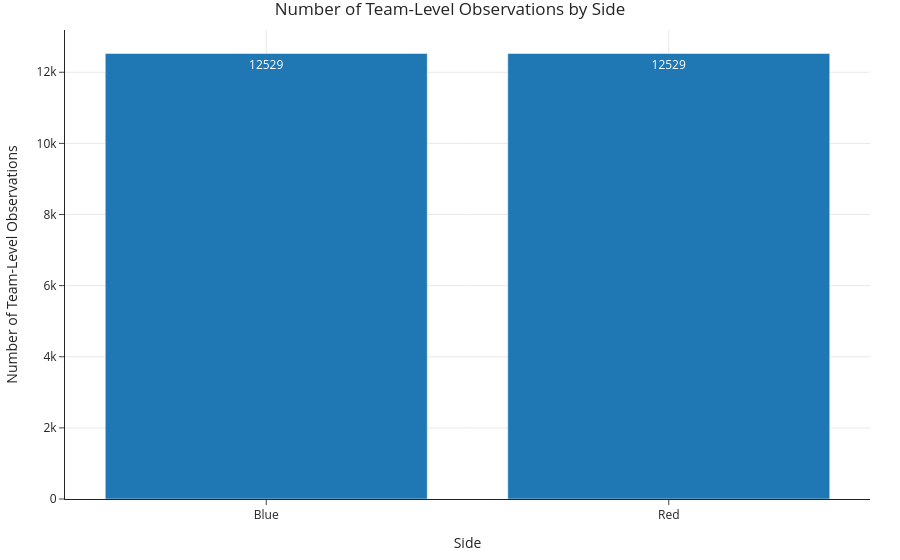

Notebook code cell kept with this figure:
### Code cell
side_counts = cleaned["side"].value_counts().reset_index()
side_counts.columns = ["side", "count"]

fig_side_counts = px.bar(
    side_counts,
    x="side",
    y="count",
    text="count",
    title="Number of Team-Level Observations by Side",
    labels={"side": "Side", "count": "Number of Team-Level Observations"}
)

fig_side_counts.show()
fig_side_counts.write_html(assets_dir / "side-counts.html", include_plotlyjs="cdn")

### Figure 1 — Plotly figure (JSON) as saved in the notebook; plotly's stock layout.template omitted (floating-point values rounded to 4 significant figures)
{"data": [{"alignmentgroup": "True", "hovertemplate": "Side=%{x}<br>Number of Team-Level Observations=%{text}<extra></extra>", "legendgroup": "", "marker": {"color": "#1F77B4", "pattern": {"shape": ""}}, "name": "", "offsetgroup": "", "orientation": "v", "showlegend": false, "text": [12529, 12529], "textposition": "auto", "type": "bar", "x": ["Blue", "Red"], "xaxis": "x", "y": [12529, 12529], "yaxis": "y"}], "layout": {"barmode": "relative", "legend": {"tracegroupgap": 0}, "title": {"text": "Number of Team-Level Observations by Side"}, "xaxis": {"anchor": "y", "domain": [0, 1], "title": {"text": "Side"}}, "yaxis": {"anchor": "x", "domain": [0, 1], "title": {"text": "Number of Team-Level Observations"}}}}
